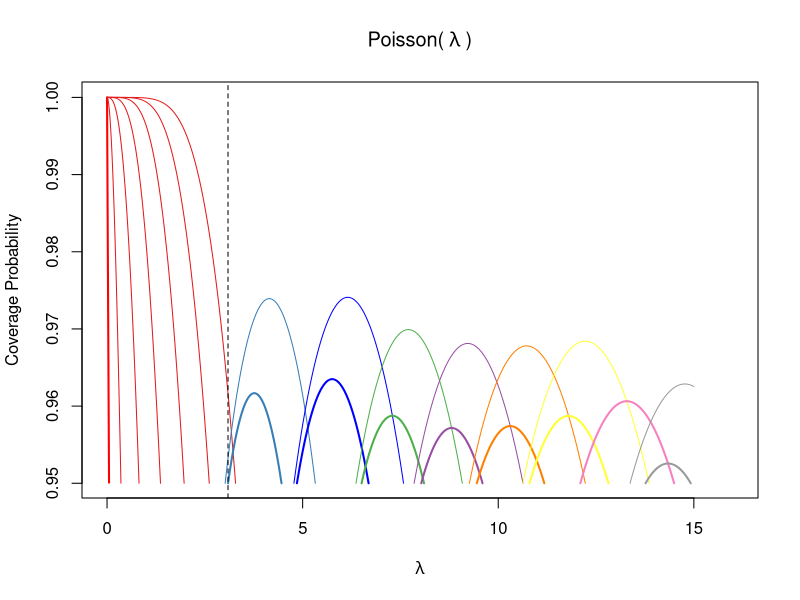

Generate this figure with R: (Note: this script raises an error after producing the figure.)
## ---- chunk 1
#| message: false
library(tidyverse)
library(RColorBrewer)
## ---- chunk 2
# pre lim functions
AC_max_coords <- function(a,b) {
  # using prop 2.2a formula. 
  lambda <- prod(a:b)^(1/(b-a+1)) #prop 2.2a
  
  if (a == 0) {
    max_prob <- ppois(b, lambda) # special case of calculating cdf when a is 0
  } else {
    max_prob <- ppois(b, lambda) - ppois(a-1, lambda) # general formula
  }
  
  return(data.frame(lambda, max_prob))
}


test_coverage <- function(a,b, conf.level) {
  
  # this is maximum prob for current cardinality curve
  
  max_prob <- AC_max_coords(a, b)$max_prob
  
  # cases to decide how to change a-b: look at if max is above conf level
  
  if (max_prob > conf.level) {
    
    return(TRUE)
    
  } else {
    
    return(FALSE)
  }
}
## ---- chunk 3

# function to return two roots of a given AC: root 1 and root 2
# when AC has a = 0, we are not concerned with root 1
# root 1 is lambda when AC first rises above conf.level
# root 2 is lambda when AC first goes below conf.level

find_roots <- function(a, b, conf.level) {
  # getting root 1
  

  start <- 0
  end <- AC_max_coords(a,b)$lambda # end root1 search where current AC's max is
  
   # this creates the current curve's function so we can find its root.
    f <- function(lambda) {
            if (a != 0) {
              return((ppois(b, lambda) - ppois(a-1, lambda)) - conf.level)
            } else {
              return(ppois(b, lambda) - conf.level)
            }
        }

  if (a != 0) {
      root1 <- uniroot(f, c(start,end))$root
        } else {
      root1 <- NA # we don't need an AC's "left" root if their {a} = 0.
        }
    
  
 ## now finding root 2

  # this loop finds the interval of where to search for root2
  start <- AC_max_coords(a,b)$lambda # start at current AC's maximum lambda
  a0 <- a + 1; b0 <- b + 1
  while (sum(dpois(a0:b0, AC_max_coords(a0, b0)$lambda)) >= conf.level) {
                a0 <- a0+1 
                b0 <- b0+1
              } 
  end <- AC_max_coords(a0,b0)$lambda # stop search for root 2 where next AC's maximum occurs
    
  root2 <- uniroot(f, c(start,end))$root  
    
  if(is.na(root1)) {
    root1 <- root2 # this is for the case of ACs with {a} = 0
  }  
    
  
  
  # create df to return
  roots <- data.frame(root1, root2)
  return(roots)
  }  


## ---- chunk 4
###############################################################
#-------------------------------------------------------------#
# Conditional Minimal Cardinality Method                      #
#-------------------------------------------------------------#
###############################################################

# Uses functions from 'preliminary-fns.R' in app files
# Based off of the CMC for Neg Binom by Dr. B.A. Holladay


# K: largest value of x of interest
# CMC method function for the Poisson distribution

CMC <-function(K, conf.level, all = F) {
   if (K <= 5) {
     obs.x <- K # temporarily store original K given by user into object obs.x
     K <- 20 # for some reason, algorithm won't output right CIs when x = 0,...,5
     # so temporarily will compute many intervals (up to x = 20) and then restore original K 
   } else {
     obs.x <- K
   }
  
  # Determining m(a) for all a <= K+1
  # For fixed a, m(a) is the smallest b such that P(a<=X<=b)>=conf.level
  # so that AC(a,m(a)) is the core of rainbow, RB(a)
  # m(a)'s are needed b/c root1(a+1,m(a+1)) determines u(a)
  a <- 0; b <- 0
  m <- c() # vector that will hold all m(a)'s to keep track of each RB core
  
  while(a <= K+1){
    
    while(test_coverage(a, b, conf.level) == F) { # while AC's coverage is BELOW conf.level
      # transition from curves in the same rainbow when AC(a,b) < conf.level
      b <- b+1
    } # once this loop ends, we have the desired b = m(a)
    
    m[a+1] <- b
    a <- a+1
    b <- b+1 #can start the search at m(a)+1=b+1 b/c m(a+1)>=m(a)+1
  }

  
  x <- 0:K # initialize vector of x values from 0 to K
  lower <- rep(NA, K+1) # initialize empty vectors for lower and upper bounds
  upper <- rep(NA, K+1)
  
  a <- 0; b <- 0
  lower[a+1] <- 0 # (lower bound for x=0)
  
  
  # run until lower(K) determined
  while(is.na(lower[K+1])){
    
    # staying on RB(a) until RB(a+1) core aka AC[(a+1)-m(a+1)] is above conf.level
    # so in this loop we increment b staying on RB(a) until next core rises above conf.level
    
    while((find_roots(a, b, conf.level)$root2 < find_roots(a+1, m[a+2], conf.level)$root1)) {
      # in this loop, we're transitioning between ACs within a RB(a)
      # root2 of AC[a-b] is the lower bound for b+1 
      lower[(b+1)+1] <- find_roots(a, b, conf.level)$root2
      b <- b + 1

    }
    

    
    # when transitioning between rainbows RB(a) to RB(a+1) we move from curve AC(a,b) to core of 
    # next rainbow AC(a+1, m(a+1)). The location of this transition occurs at root1(a+1,m(a+1)) 
    # and determines both the upper endpoint for a u(a) and the lower endpoints for b+1,...,m(a+1),
    # l(b+1)=...=l(m(a+1)).
    
    # now we set the coincidental endpoint that happens when transitioning RBs
    b.temp <- b
    a <- a+1
    b <- m[a+1]
    
    for(i in (b.temp+1:min(b:K))) {
      lower[i+1] <- find_roots(a, m[a+1], conf.level)$root1
    }
    upper[(a-1)+1] <- find_roots(a, m[a+1],conf.level)$root1
  }
  
  # determine upper endpoints for remaining x:get upper(x) for a <= x <= K
  # once we have lower endpoints for x up to K we can work on upper endpoints 
  # separately. 
  # These remaining values of upper(x) are determined by upper(x)=get_roots(x+1,m(x+1))$root1 
  for(x in a:K){
    upper[x+1] <- find_roots(x+1,m[x+2],conf.level)$root1
  }
  
  K <- obs.x # restore original K...
  
  lower <- lower[1:(K+1)]
  upper <- upper[1:(K+1)]
  
  CIs <- data.frame(x = 0:K, lower, upper)
  
  if (all == F) { # indicates that user only wants to output interval for x = K
    CIs <- CIs |> 
      filter(x == K) # "filter" only keeps the row in df "CIs" where x = K
  }
  return(CIs)
}

###############################################################
#-------------------------------------------------------------#
# Examples                                                    #
#-------------------------------------------------------------#
###############################################################

CI = CMC(K = 1, conf.level = 0.95, all = T); CI
CI = CMC(K = 65, conf.level = 0.90, all = T); CI

## ---- chunk 5
# plot of Rainbow curves RB(0) to RB(8) [for trouble-shooting/reference]

plot(y = ppois(0, seq(0,0.05129, by = 0.0001)), x = seq(0,0.05129, by = 0.0001), # AC 0-0 (CORE)
               type = "l", xlim = c(0,16), lwd = 2, col = "red",
     xlab = expression(lambda),
     ylab = "Coverage Probability",
     main = expression("Poisson("~lambda~")"))
lines(y = ppois(1, seq(0, 0.35537, by = 0.0001)),  # AC 0-1
      x = seq(0, 0.35537, by = 0.0001), type = "l", col = "#E41A1C")
lines(y = ppois(2, seq(0, 0.81767,  by = 0.0001)), # AC 0-2
      x = seq(0, 0.81767, by = 0.0001), type = "l", col = "#E41A1C")
lines(y = ppois(3, seq(0, 1.36631,  by = 0.0001)), # AC 0-3
      x = seq(0, 1.36631, by = 0.0001), type = "l", col = "#E41A1C") 
lines(y = ppois(4, seq(0, 1.97011,  by = 0.0001)), # AC 0-4
      x = seq(0, 1.97011, by = 0.0001), type = "l", col = "#E41A1C") 
lines(y = ppois(5, seq(0, 2.61301,  by = 0.0001)), # AC 0-5
      x = seq(0, 2.61301, by = 0.0001), type = "l", col = "#E41A1C") 
lines(y = ppois(6, seq(0, 3.285316,  by = 0.0001)), # AC 0-6
      x = seq(0, 3.285316, by = 0.0001), type = "l", col = "#E41A1C") 
lines(y = (ppois(8, seq(3.09252, 4.46013,  by = 0.0001)) -
                  ppois(0, seq(3.09252, 4.46013,  by = 0.0001))), # AC 1-8 (CORE)
      x = seq(3.09252, 4.46013, by = 0.0001), type = "l", col = "#377EB8", lwd = 2) 
lines(y = (ppois(9, seq(3.019105, 5.32332,  by = 0.0001)) -
                  ppois(0, seq(3.019105, 5.32332,  by = 0.0001))), # AC 1-9
      x = seq(3.019105, 5.32332, by = 0.0001), type = "l", col = "#377EB8") 
lines(y = (ppois(11, seq(4.853849, 6.685776,  by = 0.0001)) -
                  ppois(1, seq(4.853849, 6.685776,  by = 0.0001))), # AC 2-11 (CORE)
      x = seq(4.853849, 6.685776, by = 0.0001), type = "l", col = "blue", lwd = 2)
lines(y = (ppois(12, seq(4.777342, 7.578746,  by = 0.0001)) -
                  ppois(1, seq(4.777342, 7.578746,  by = 0.0001))), # AC 2-12
      x = seq(4.777342, 7.578746, by = 0.0001), type = "l", col = "blue")
lines(y = (ppois(13, seq(6.505986, 8.10203,  by = 0.0001)) -
                  ppois(2, seq(6.505986, 8.10203,  by = 0.0001))), # AC 3-13 (CORE)
      x = seq(6.505986, 8.10203, by = 0.0001), type = "l", col = "#4DAF4A", lwd = 2)
lines(y = (ppois(14, seq(6.363945, 9.08138,  by = 0.0001)) -
                  ppois(2, seq(6.363945, 9.08138,  by = 0.0001))), # AC 3-14
      x = seq(6.363945,9.08138, by = 0.0001), type = "l", col = "#4DAF4A")
lines(y = (ppois(15, seq(8.031845, 9.598435,  by = 0.0001)) -
                  ppois(3, seq(8.031845, 9.598435,  by = 0.0001))), # AC 4-15 (CORE)
      x = seq(8.031845, 9.598435, by = 0.0001), type = "l", col = "#984EA3", lwd = 2)
lines(y = (ppois(16, seq(7.848939, 10.63165,  by = 0.0001)) -
                  ppois(3, seq(7.848939, 10.63165,  by = 0.0001))), # AC 4-16
      x = seq(7.848939, 10.63165, by = 0.0001), type = "l", col = "#984EA3")
lines(y = (ppois(17, seq(9.452737, 11.17716,  by = 0.0001)) -
                  ppois(4, seq(9.452737, 11.17716,  by = 0.0001))), # AC 5-17 (CORE)
      x = seq(9.452737, 11.17716, by = 0.0001), type = "l", col = "#FF7F00", lwd = 2)
lines(y = (ppois(18, seq(9.263291, 12.22559,  by = 0.0001)) -
                  ppois(4, seq(9.263291, 12.22559,  by = 0.0001))), # AC 5-18
      x = seq(9.263291, 12.22559, by = 0.0001), type = "l", col = "#FF7F00")
lines(y = (ppois(19, seq(10.79906, 12.81741,  by = 0.0001)) -
                  ppois(5, seq(10.79906, 12.81741,  by = 0.0001))), # AC 6-19 (CORE)
      x = seq(10.79906, 12.81741, by = 0.0001), type = "l", col = "#FFFF33", lwd = 2)
lines(y = (ppois(20, seq(10.62593, 13.85552,  by = 0.0001)) -
                  ppois(5, seq(10.62593, 13.85552,  by = 0.0001))), # AC 6-20
      x = seq(10.62593, 13.85552, by = 0.0001), type = "l", col = "#FFFF33")
lines(y = (ppois(21, seq(12.09873, 14.49582,  by = 0.0001)) -
                  ppois(6, seq(12.09873, 14.49582,  by = 0.0001))), # AC 7-21 (CORE)
      x = seq(12.09873, 14.49582, by = 0.0001), type = "l", col = "#F781BF" , lwd = 2)
lines(y = (ppois(22, seq(13.76523, 14.92057,  by = 0.0001)) -
                  ppois(7, seq(13.76523, 14.92057,  by = 0.0001))), # AC 8-22 (CORE)
      x = seq(13.76523, 14.92057, by = 0.0001), type = "l", col = "#999999", lwd = 2)
lines(y = (ppois(23, seq(13.3697, 15,  by = 0.0001)) -
                  ppois(7, seq(13.3697, 15,  by = 0.0001))), # AC 8-23
      x = seq(13.3697, 15, by = 0.0001), type = "l", col = "#999999")

# checking certain endpoints... where ACs hit 0 OR when cores rise above 0.95
abline(v = 3.09252, lty = 2) # upper for x = 0
# abline(v = 4.460147, lty = 2, col = "#F781BF") # lower for x = 6,7,8
# abline(v = 10.79906, lty = 2) # upper for x = 5
# abline(v = 13.76523, lty = 2, col = "#F781BF") # upper for x = 7
# abline(v = 12.09873, lty = 2, col = "red") # upper for x = 6
## ---- chunk 6
# create a color palette
pal <-  brewer.pal(n = 9, name = "Set1");pal
## ---- chunk 7
# creating a coverage probability function given one lambda for CMC method
CMC_CP_table <- function(max_lambda, conf.level = 0.95) {

  lambda_vec <- seq(0, max_lambda, 0.1)
  coverages_CMC <- c() # this vector will contain all coverage probabilities for each lambda in lambda_vec
  
  CI_temp <- CMC(K=75, conf.level, T)
  
  for (i in 1:length(lambda_vec)) {
    
    p <- 0
    for (x0 in 0:75) { 
      
      # sum pmf of each x0 that captures lambda in its CI
      if (dplyr::between(lambda_vec[i], CI_temp$lower[x0+1], CI_temp$upper[x0+1])) {
        # will execute if the current lambda is within bounds of CI(x)
        p <- p + dpois(x0, lambda = lambda_vec[i])
      }
    }
    coverages_CMC[i] <- p # add coverage prob to its designated vector
  }
    

  
 # this is the coverage probability for lambda
  return(data.frame(lambda = lambda_vec, 
                    cov.prob = coverages_CMC))
}

coverage_table_CMC.95 <- CMC_CP_table(max_lambda = 75, conf.level = 0.95)
## ---- chunk 8
# save coverage table CMC (95% Confidence) for plotting purposes at another time
write_csv(coverage_table_CMC.95, file = here::here("data tables",
                                               "CMC table for 95% CPF V2.csv"))
## ---- chunk 9
# plot lambda vs. coverage probability
coverage_table_CMC.95 |> 
    ggplot(mapping = aes(x = lambda, # specify x and y variables
                       y = cov.prob)) +
  
  # specify it is a line graph
  geom_line() + 
  
  # define the confidence level line
  geom_line(y = 0.95, col = "red", linetype = "dashed") +
  
  # creating axis labels and plot titles
  labs(x = expression(lambda),
       y = "Coverage Probability",
       title = "Coverage Probability for Conditional Minimal Cardinality Method",
       subtitle = "for values of the Poisson mean parameter up to 50") +
  
  # label for the confidence level line
  annotate("text", x = 53, y = 0.95, label = "0.95", color = "red") +
  
  # specify x-axis tick breaks
  scale_x_continuous(breaks = seq(0,50,10), limits = c(0,50)) +
  
  # show graph from y = 0.94 to y = 1.0
  scale_y_continuous(limits = c(0.94,1))
